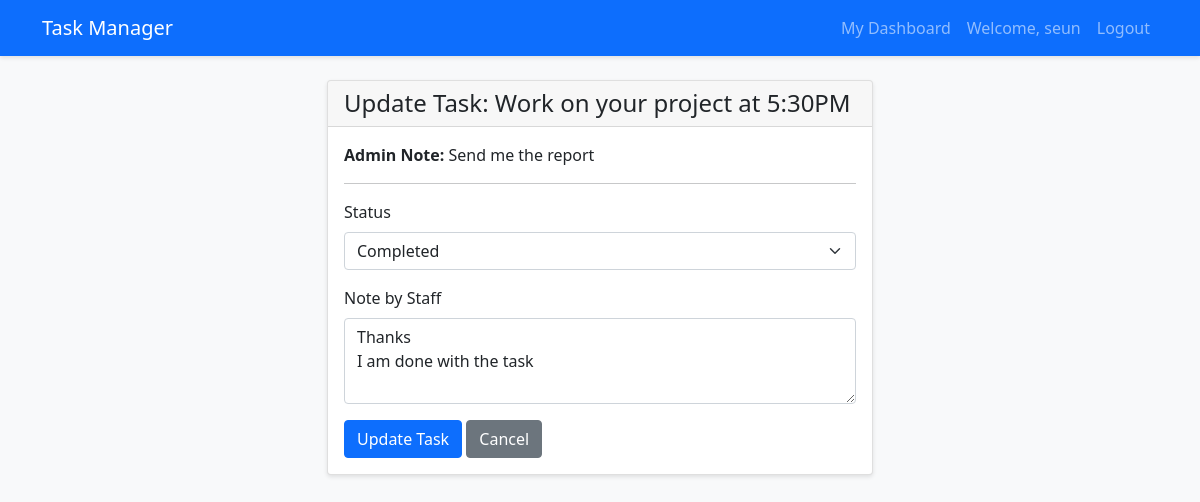
Page /staff/tasks/2/update/ (signed in) on the committed database.
### core/models.py (models this page shows, shortened)
class Task(models.Model):
    STATUS_CHOICES = [
        ('pending', 'Pending'),
        ('in_progress', 'In Progress'),
        ('completed', 'Completed'),
        ('on_hold', 'On Hold'),
    ]
    plan = models.ForeignKey(Plan, on_delete=models.CASCADE, related_name='tasks')
    staff = models.ForeignKey(User, on_delete=models.CASCADE, limit_choices_to={'is_staff': True})
    name = models.CharField(max_length=200)
    admin_note = models.TextField(blank=True, null=True, verbose_name="Note by Admin")
    staff_note = models.TextField(blank=True, null=True, verbose_name="Note by Staff")
    status = models.CharField(max_length=20, choices=STATUS_CHOICES, default='pending')
    created_at = models.DateTimeField(auto_now_add=True)
    updated_at = models.DateTimeField(auto_now=True)
    class Meta:
        ordering = ['-created_at']

### core/views.py (the view)
# urls.py: path('staff/tasks/<int:task_id>/update/', views.update_task, name='update_task'),
@login_required
@user_passes_test(is_staff_user)
def update_task(request, task_id):
    task = get_object_or_404(Task, id=task_id, staff=request.user)
    if request.method == 'POST':
        form = StaffTaskUpdateForm(request.POST, instance=task)
        if form.is_valid():
            form.save()
            if request.headers.get('X-Requested-With') == 'XMLHttpRequest':
                return JsonResponse({'success': True})
            return redirect('staff_plan_detail', plan_id=task.plan.id)
    else:
        form = StaffTaskUpdateForm(instance=task)
    return render(request, 'core/task_update.html', {
        'task': task,
        'form': form,
    })

### core/forms.py
class StaffTaskUpdateForm(forms.ModelForm):
    class Meta:
        model = Task
        fields = ['status', 'staff_note']
        widgets = {
            'staff_note': forms.Textarea(attrs={'rows': 3}),
        }

### core/views.py (called while the page is built)
def is_staff_user(user):
    return user.is_staff and not user.is_superuser

### templates/core/task_update.html (shortened to what this page needs)
{% extends 'base.html' %}
{% block content %}
<div class="row justify-content-center">
    <div class="col-md-6">
        <div class="card">
            <div class="card-header">
                <h4 class="mb-0">Update Task: {{ task.name }}</h4>
            </div>
            <div class="card-body">
                <p><strong>Admin Note:</strong> {{ task.admin_note|default:"No admin note provided" }}</p>
                <hr>
                <form method="post">
                    {% for field in form %}
                        <div class="mb-3">
                            <label for="{{ field.id_for_label }}" class="form-label">{{ field.label }}</label>
                            {{ field }}
                        </div>
                    {% endfor %}
                    <button type="submit" class="btn btn-primary">Update Task</button>
                    <a href="{% url 'staff_plan_detail' task.plan.id %}" class="btn btn-secondary">Cancel</a>
                </form>
            </div>
        </div>
    </div>
</div>
{% endblock %}

### templates/base.html (shortened to what this page needs)
<!DOCTYPE html>
<html lang="en">
<head>
    <link href="https://cdn.jsdelivr.net/npm/bootstrap@5.1.3/dist/css/bootstrap.min.css" rel="stylesheet">
</head>
<body>
    <nav class="navbar navbar-expand-lg navbar-dark bg-primary">
        <div class="container">
            <a class="navbar-brand" href="{% url 'dashboard' %}">Task Manager</a>
            <div class="collapse navbar-collapse" id="navbarNav">
                <ul class="navbar-nav ms-auto">
                    {% if user.is_authenticated %}
                        {% if user.is_superuser %}
                            <li class="nav-item">
                                <a class="nav-link" href="{% url 'admin_dashboard' %}">Admin Dashboard</a>
                            </li>
                            <li class="nav-item">
                                <a class="nav-link" href="{% url 'plan_list' %}">All Plans</a>
                            </li>
                            <li class="nav-item">
                                <a class="nav-link" href="{% url 'plan_create' %}">Create Plan</a>
                            </li>
                        {% elif user.is_staff %}
                            <li class="nav-item">
                                <a class="nav-link" href="{% url 'staff_dashboard' %}">My Dashboard</a>
                            </li>
                        {% endif %}
                        <li class="nav-item">
                            <span class="nav-link">Welcome, {{ user.username }}</span>
                        </li>
                        <li class="nav-item">
                            <a class="nav-link" href="{% url 'logout' %}">Logout</a>
                        </li>
                    {% endif %}
                </ul>
            </div>
        </div>
    </nav>
    <div class="container mt-4">
        {% block content %}{% endblock %}
    </div>
</body>
</html>

### templates/base.html (style rules this page uses)
body { background-color: #f8f9fa; }
.navbar { box-shadow: 0 2px 4px rgba(0,0,0,.1); }
.card { box-shadow: 0 2px 4px rgba(0,0,0,.1); margin-bottom: 20px; }

### rows in the picture
Task: name "Work on your project at 5:30PM", admin_note "Send me the report", form "Completed" "Thanks I am done with the task"

### other values in the picture
{{ user.username }} "seun"
{{ field.label }} "Status" "Note by Staff"
